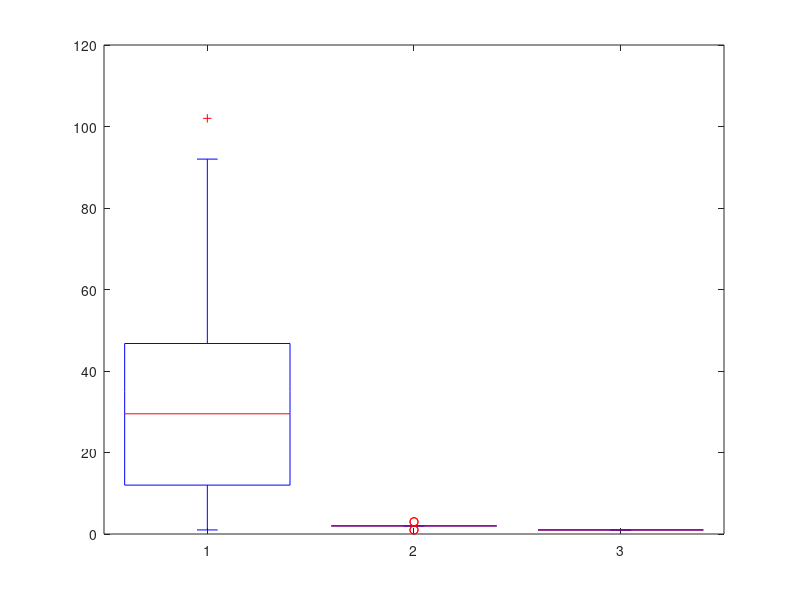

Source code (MATLAB): (Note: this script raises an error after producing the figure.)
%% COMPARISON OF TIME TO REACH UP REGULATION as BOX PLOT


clear all
close all

%% BINARIZE AND EXTRACT TIME TO REACH UP


% CASE 1
case1_thermo = load('test_reproducibility_100rnf.mat');
case1_thermo.thermometer_table;

index_time_zero_case1 = [];



for i = 1:size(case1_thermo.thermometer_table,1);

    arr_zero = min(find(any(case1_thermo.thermometer_table(i,:),1 >0)));
            index_time_zero_case1 = [index_time_zero_case1; arr_zero];

end


% CASE 2

load('test_reproducibility_case2.mat')

case2_thermo =  load('test_reproducibility_case2.mat');
case2_thermo.thermometer_table;

index_time_zero_case2 = [];


for i = 1:size(case2_thermo.thermometer_table,1)

    arr_zero = min(find(any(case2_thermo.thermometer_table(i,:),1 >0)));
            index_time_zero_case2 = [index_time_zero_case2; arr_zero];

end

% CASE 3


load('test_reproducibility_case3_3.mat')

case3_thermo =  load('test_reproducibility_case3_3.mat');
case3_thermo.thermometer_table_3;

index_time_zero_case3 = [];


for i = 1:size(case3_thermo.thermometer_table_3,1)

    arr_zero = min(find(any(case3_thermo.thermometer_table_3(i,:),1 >0)));
            index_time_zero_case3 = [index_time_zero_case3; arr_zero];

end

%% VISUALIZATION Three CASES
 

three_cases = [index_time_zero_case1 index_time_zero_case2 index_time_zero_case3 ];
h=boxplot( three_cases);
set(h,'linewidth',2) 
%legend('Time to reach up regulation')

set(gca,'xtick',1:3, 'xticklabel',{'Single Layer', 'Single layer with Policy priors', 'Hierarchical'},'Fontsize',15)

color = [[0 0.4470 0.7410],  [0.4 0.6 0.1],[0.8500 0 0.0980], 'b', 'b', 'b']; 
h = findobj(gca,'Tag','Box'); 
for j=1:length(h) 
    patch(get(h(j),'XData'),get(h(j),'YData'),color(j),'FaceAlpha',.5); 
end 

ylabel('Time steps');
ylim([-5 101])
xlabel('Generative Model')
title('Time to reach up regulation')
%set(gca,'xtick',1:2, 'xticklabel',{'Single Layer','Hierarchical'})

